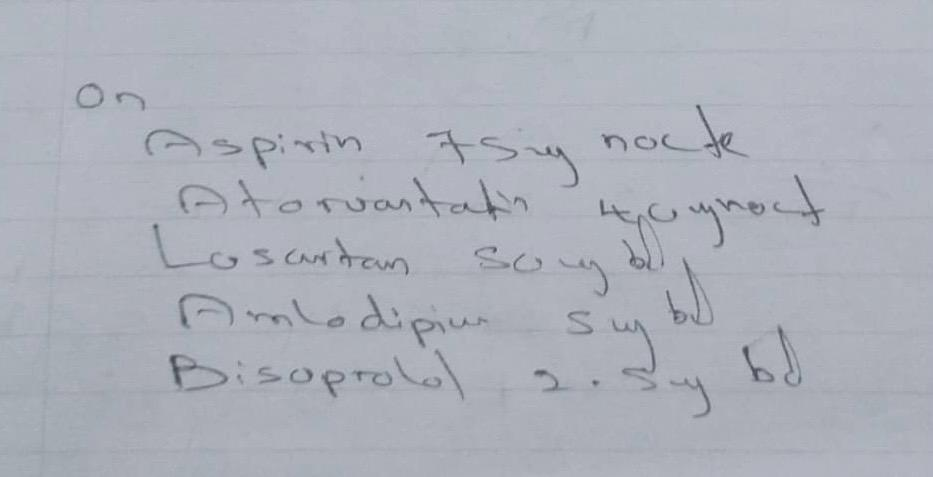
#> input picture data/nlp_test_image/test_image_1.jpeg, 933 x 477 px
$ python -i preprocess.py   (imports and definitions only)
#> lines starting #> are read from the running program, lines starting #| are printed output that depends on the picture; after the words box and inside, x2 and y2 are one past the last pixel; in counts of white or black regions, pixels touching at a corner belong together
"""
prescription_ocr_pipeline/src/preprocess.py
=============================================
Preprocessing module: grayscale, adaptive threshold, deskew,
noise removal, resize. Saves intermediate images to data/processed/.
"""

from __future__ import annotations

import os
import sys
from pathlib import Path
from typing import Optional, Tuple

import cv2
import numpy as np

_PIPELINE_ROOT = Path(__file__).resolve().parents[2]
_ROOT = Path(__file__).resolve().parents[3]
if str(_ROOT) not in sys.path:
    sys.path.insert(0, str(_ROOT))


def load_image(image_path: str) -> np.ndarray:
    """Load BGR image, raise on failure."""
    img = cv2.imread(str(image_path))
    if img is None:
        raise FileNotFoundError(f"Could not load image: {image_path}")
    return img


def to_grayscale(image: np.ndarray) -> np.ndarray:
    """Convert BGR or RGBA to grayscale."""
    if image.ndim == 2:
        return image
    if image.shape[2] == 4:
        image = cv2.cvtColor(image, cv2.COLOR_BGRA2BGR)
    return cv2.cvtColor(image, cv2.COLOR_BGR2GRAY)


def denoise(gray: np.ndarray) -> np.ndarray:
    """Median blur to reduce noise while preserving ink edges."""
    return cv2.medianBlur(gray, 3)


def adaptive_threshold(denoised: np.ndarray) -> np.ndarray:
    """Adaptive Gaussian threshold for uneven lighting compensation."""
    return cv2.adaptiveThreshold(
        denoised, 255,
        cv2.ADAPTIVE_THRESH_GAUSSIAN_C,
        cv2.THRESH_BINARY,
        blockSize=31,
        C=10,
    )


def deskew(binary: np.ndarray) -> np.ndarray:
    """Correct skew using minAreaRect on non-zero pixels."""
    coords = np.column_stack(np.where(binary < 128))
    if len(coords) < 20:
        return binary  # too sparse to estimate skew

    rect = cv2.minAreaRect(coords)
    angle = rect[-1]

    if angle < -45:
        angle = 90 + angle
    elif angle > 45:
        angle = -(90 - angle)

    if abs(angle) < 0.5:  # not worth rotating
        return binary

    h, w = binary.shape[:2]
    center = (w // 2, h // 2)
    M = cv2.getRotationMatrix2D(center, angle, 1.0)
    rotated = cv2.warpAffine(
        binary, M, (w, h),
        flags=cv2.INTER_NEAREST,
        borderMode=cv2.BORDER_REPLICATE,
    )
    return rotated


def morphological_open(binary: np.ndarray) -> np.ndarray:
    """Remove speckle noise via morphological opening."""
    kernel = cv2.getStructuringElement(cv2.MORPH_RECT, (2, 2))
    return cv2.morphologyEx(binary, cv2.MORPH_OPEN, kernel)


def enhance_contrast(gray: np.ndarray) -> np.ndarray:
    """CLAHE contrast enhancement for faint handwriting."""
    clahe = cv2.createCLAHE(clipLimit=2.0, tileGridSize=(8, 8))
    return clahe.apply(gray)


def preprocess_image(
    image_path: str,
    save_processed_dir: Optional[str] = None,
    verbose: bool = False,
) -> np.ndarray:
    """
    Full preprocessing pipeline: load → grayscale → enhance → denoise
    → adaptive threshold → deskew → morphological clean.

    Parameters
    ----------
    image_path       : Path to the input image.
    save_processed_dir : If set, saves intermediate stages here.
    verbose          : Print step timings.

    Returns
    -------
    processed : Clean binary uint8 ndarray (white text on black background).
    """
    img = load_image(image_path)
#> in load_image, img is the input picture: shape (477, 933, 3); mean B, G, R 186.3, 176.5, 173
    gray = to_grayscale(img)
    enhanced = enhance_contrast(gray)
#> in enhance_contrast, `return clahe.apply(gray)`:
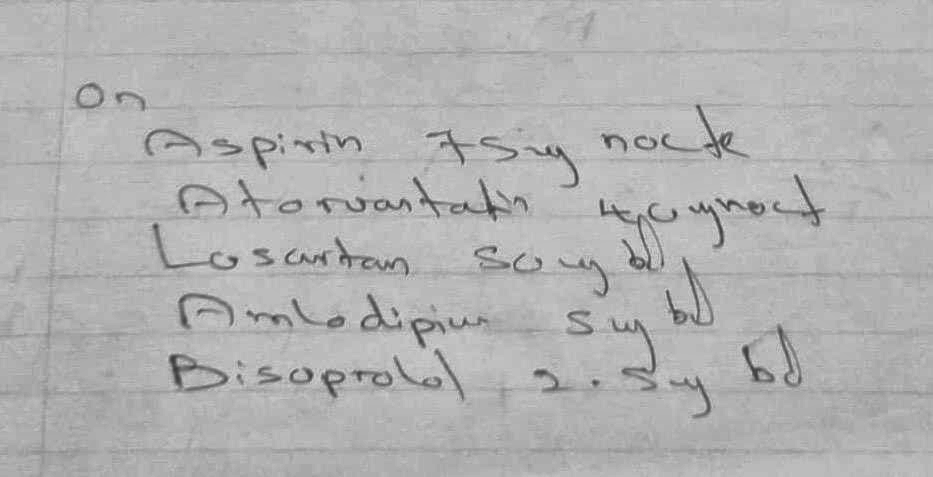
#> returned value: shape (477, 933); min 56, max 214, mean 178
    denoised = denoise(enhanced)
    binary = adaptive_threshold(denoised)
#> in adaptive_threshold, `return cv2.adaptiveThreshold( denoised, 255, cv2.ADAPTIVE_THRESH_GAUSS..`:
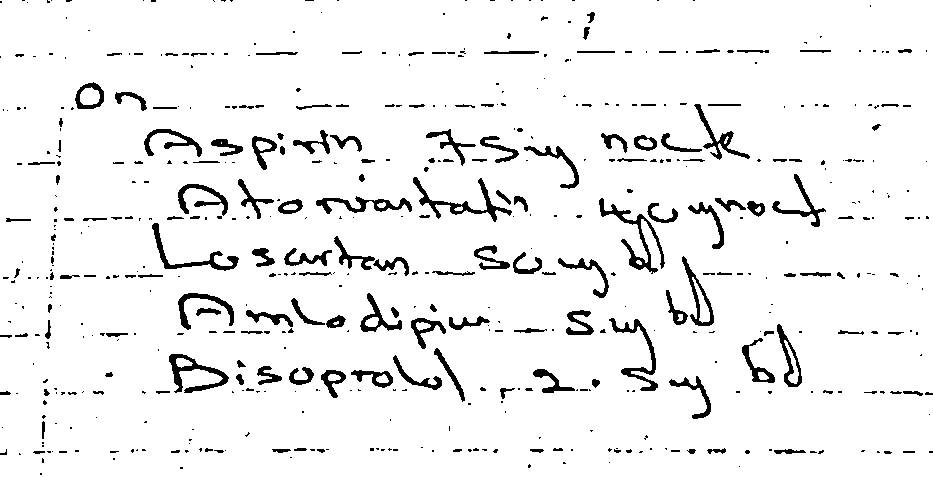
#> returned value: shape (477, 933); 93.9% white; 541 black regions (363 under 20 px), largest, box (x1, y1, x2, y2) and area: (599, 198, 665, 274) 931, (413, 177, 512, 222) 827, (169, 354, 229, 393) 769
    deskewed = deskew(binary)
#> in deskew, `coords = np.column_stack(np.where(binary < 128))`: coords = 27168 pairs, first value 0 to 474, second value 0 to 932
#> in deskew, `rect = cv2.minAreaRect(coords)`: rect = ((237, 466), (932, 474), -90)
#> in deskew, `angle = rect[-1]`: angle = -90
#> in deskew, `angle = 90 + angle`: angle = 0
    cleaned = morphological_open(deskewed)
#> in morphological_open, `return cv2.morphologyEx(binary, cv2.MORPH_OPEN, kernel)`:
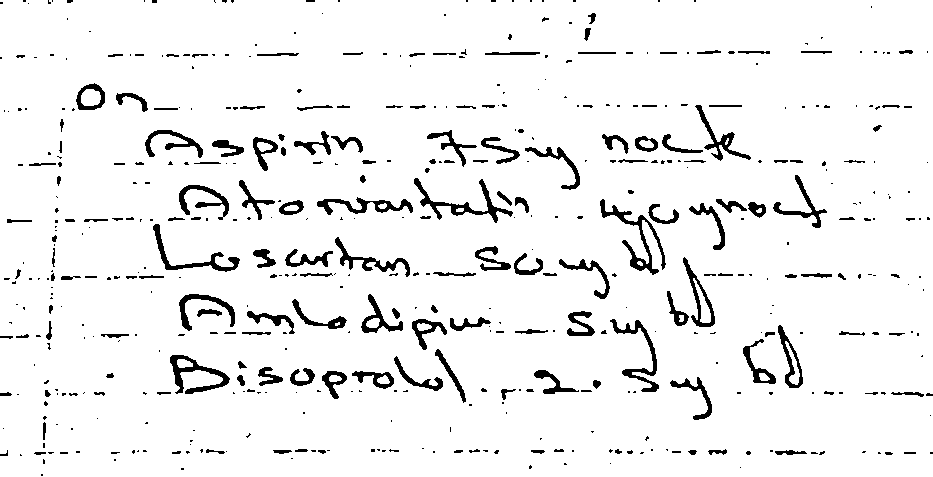
#> returned value: shape (477, 933); 93.9% white; 513 black regions (334 under 20 px), largest, box (x1, y1, x2, y2) and area: (600, 199, 666, 275) 936, (414, 178, 513, 223) 833, (170, 355, 230, 394) 773

    if verbose:
        print(f"  Preprocess: {Path(image_path).name} → shape={cleaned.shape}")

    if save_processed_dir:
        os.makedirs(save_processed_dir, exist_ok=True)
        stem = Path(image_path).stem
        cv2.imwrite(os.path.join(save_processed_dir, f"{stem}_gray.png"), gray)
        cv2.imwrite(os.path.join(save_processed_dir, f"{stem}_binary.png"), binary)
        cv2.imwrite(os.path.join(save_processed_dir, f"{stem}_deskewed.png"), deskewed)
        cv2.imwrite(os.path.join(save_processed_dir, f"{stem}_cleaned.png"), cleaned)

    return cleaned

>>> result = preprocess_image('../../../data/nlp_test_image/test_image_1.jpeg')

$ run again, on data/nlp_test_image/test_image_2.jpeg
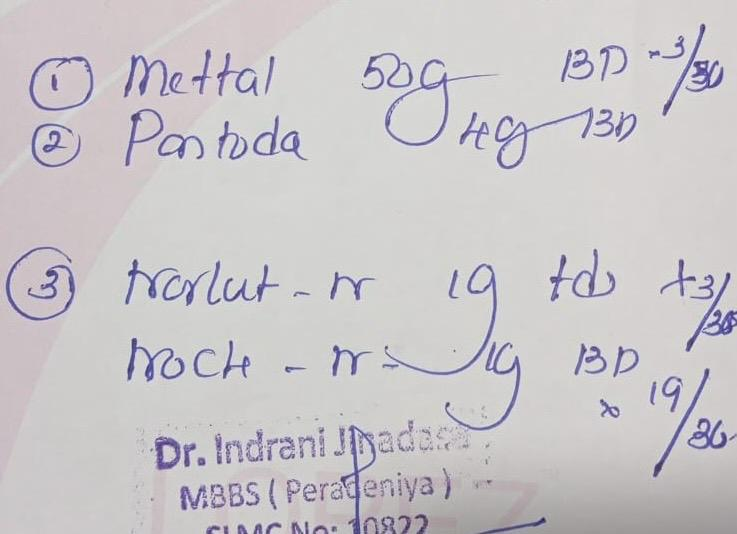
#> input picture data/nlp_test_image/test_image_2.jpeg, 737 x 534 px
#> in load_image, img is the input picture: shape (534, 737, 3); mean B, G, R 201.7, 198.4, 201.7
#> in adaptive_threshold, `return cv2.adaptiveThreshold( denoised, 255, cv2.ADAPTIVE_THRESH_GAUSS..`:
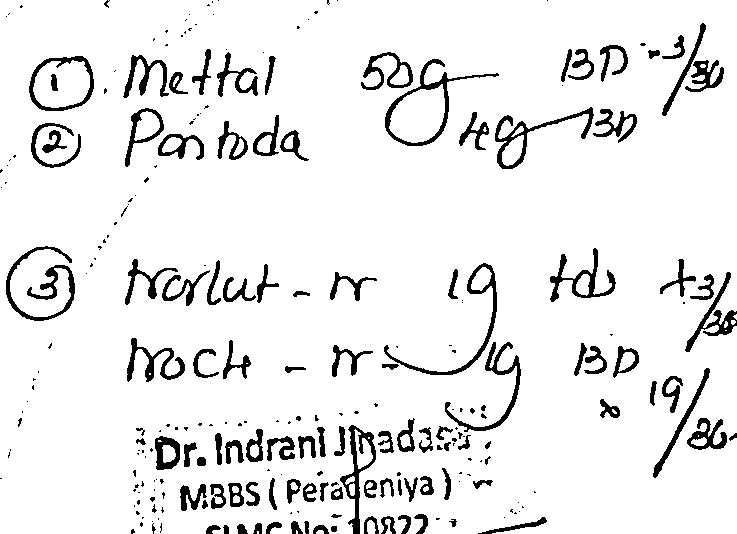
#> returned value: shape (534, 737); 91.9% white; 256 black regions (138 under 20 px), largest, box (x1, y1, x2, y2) and area: (6, 246, 75, 321) 1203, (385, 59, 499, 146) 1117, (495, 107, 594, 169) 1009
#> coords = 32049 pairs, first value 0 to 533, second value 0 to 736
#> rect = ((266.5, 368), (736, 533), -90)
#> in deskew, `angle = rect[-1]`: angle = -90
#> in deskew, `angle = 90 + angle`: angle = 0
#> in morphological_open, `return cv2.morphologyEx(binary, cv2.MORPH_OPEN, kernel)`:
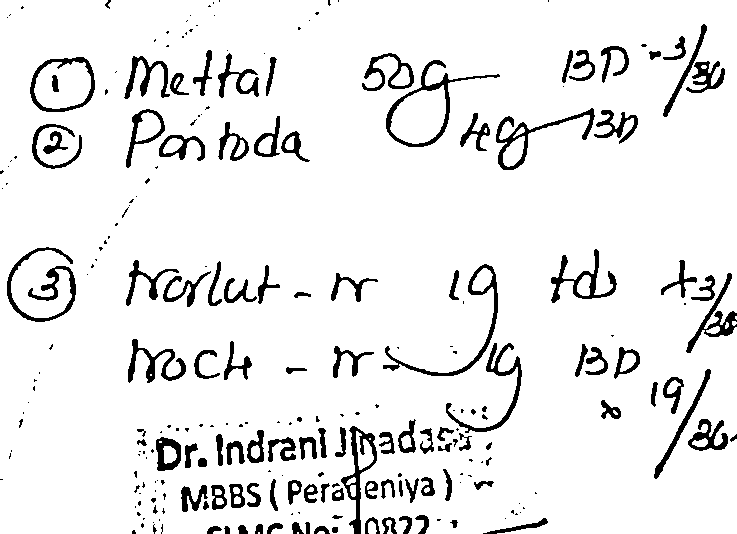
#> returned value: shape (534, 737); 91.9% white; 248 black regions (130 under 20 px), largest, box (x1, y1, x2, y2) and area: (7, 247, 76, 322) 1204, (386, 60, 500, 147) 1117, (383, 264, 498, 376) 1076
